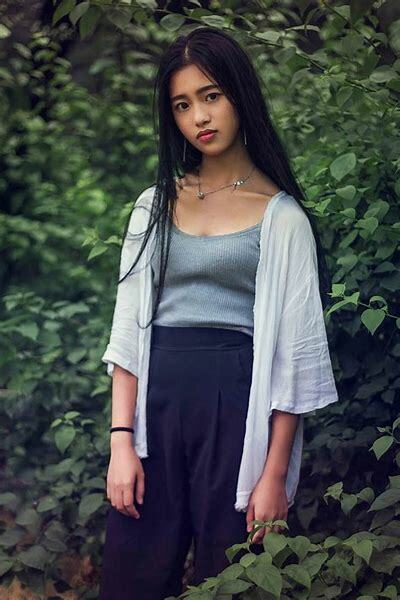
#> input picture 03私货/Python_CV图形处理学习/imgs/target.jpg, 400 x 600 px
$ python '傅立叶变换.py'
#> lines starting #> are read from the running program, lines starting #| are printed output that depends on the picture
import numpy as np
import cv2 as cv
from matplotlib import pyplot as plt

img = cv.imread("imgs/target.jpg", 0)
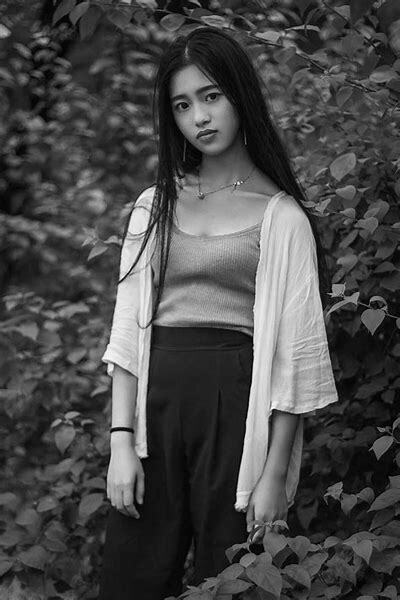
#> img: shape (600, 400); min 0, max 255, mean 72.4
dft = cv.dft(np.float32(img), flags=cv.DFT_COMPLEX_OUTPUT)
dft_shift = np.fft.fftshift(dft)
# [7 lines of commented-out code are left out]

rows, cols = img.shape
#> rows = 600; cols = 400
crow, ccol = rows//2, cols//2
#> crow = 300; ccol = 200

mask = np.zeros((rows, cols, 2), np.uint8)
mask[crow-30:crow+30, ccol-30:ccol+30] = 1

fshift = dft_shift*mask
f_ishift = np.fft.ifftshift(fshift)
img_back = cv.idft(f_ishift)
img_back = cv.magnitude(img_back[:, :, 0], img_back[:, :, 1])
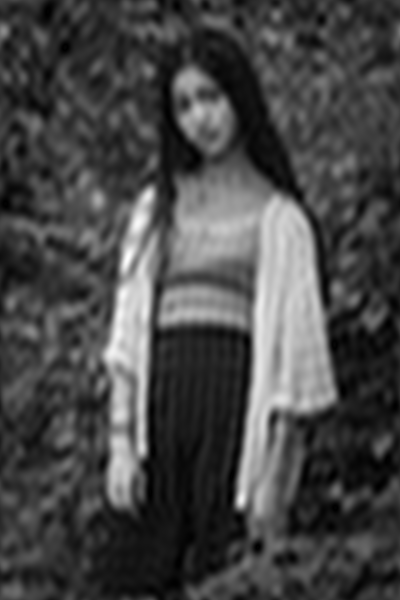
#> img_back: shape (600, 400) float32; min 11588.6, max 62139880, mean 17396274; drawn with min black and max white
img_back_normalized = cv.normalize(img_back, None, 0, 255, cv.NORM_MINMAX)
img_back_uint8 = np.uint8(img_back_normalized)

cv.imshow('t', img_back_uint8)

cv.waitKey(0)
cv.destroyAllWindows()

$ run again, with 03私货/Python_CV图形处理学习/imgs/face.jpg copied over 03私货/Python_CV图形处理学习/imgs/target.jpg
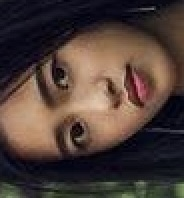
#> input picture 03私货/Python_CV图形处理学习/imgs/face.jpg, 184 x 198 px
#> `img = cv.imread("imgs/target.jpg", 0)`:
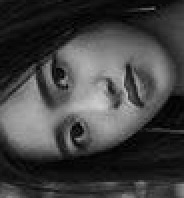
#> img: shape (198, 184); min 0, max 206, mean 65.6
#> `img_back = cv.magnitude(img_back[:, :, 0], img_back[:, :, 1])`:
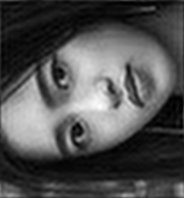
#> img_back: shape (198, 184) float32; min 7288.3, max 7538402, mean 2391126.2; drawn with min black and max white
